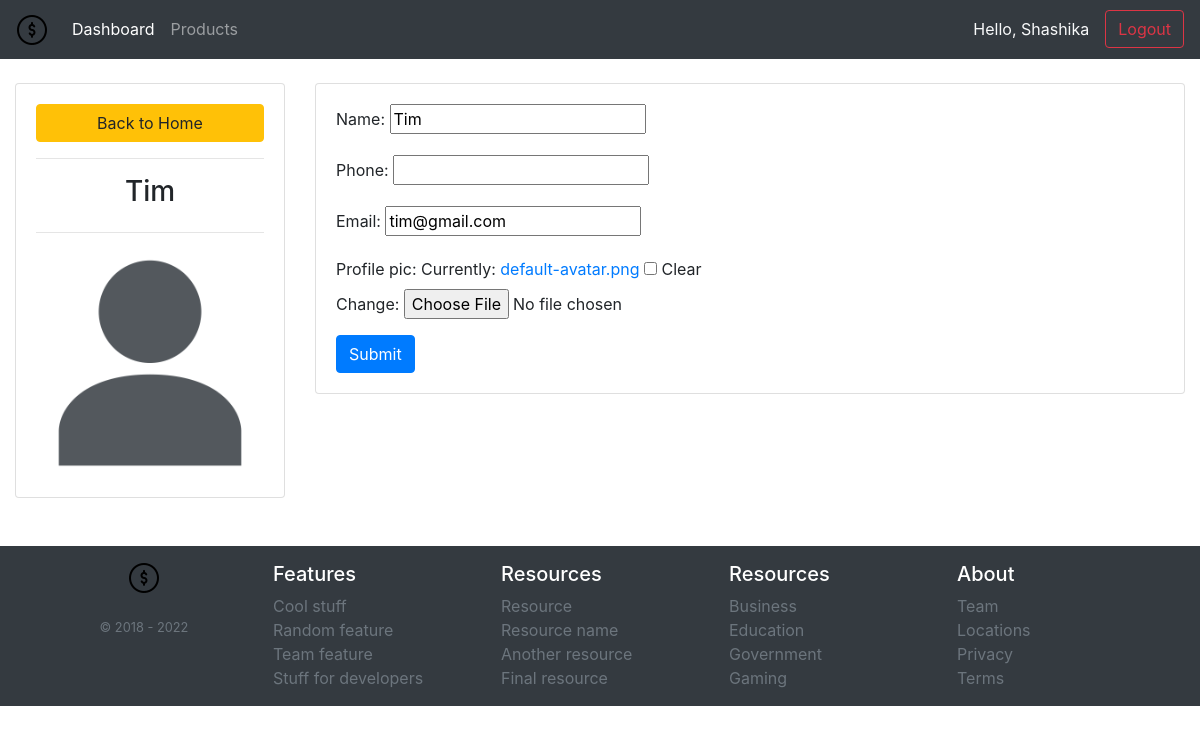
The app's page /update-customer/11/ (signed in), older data.
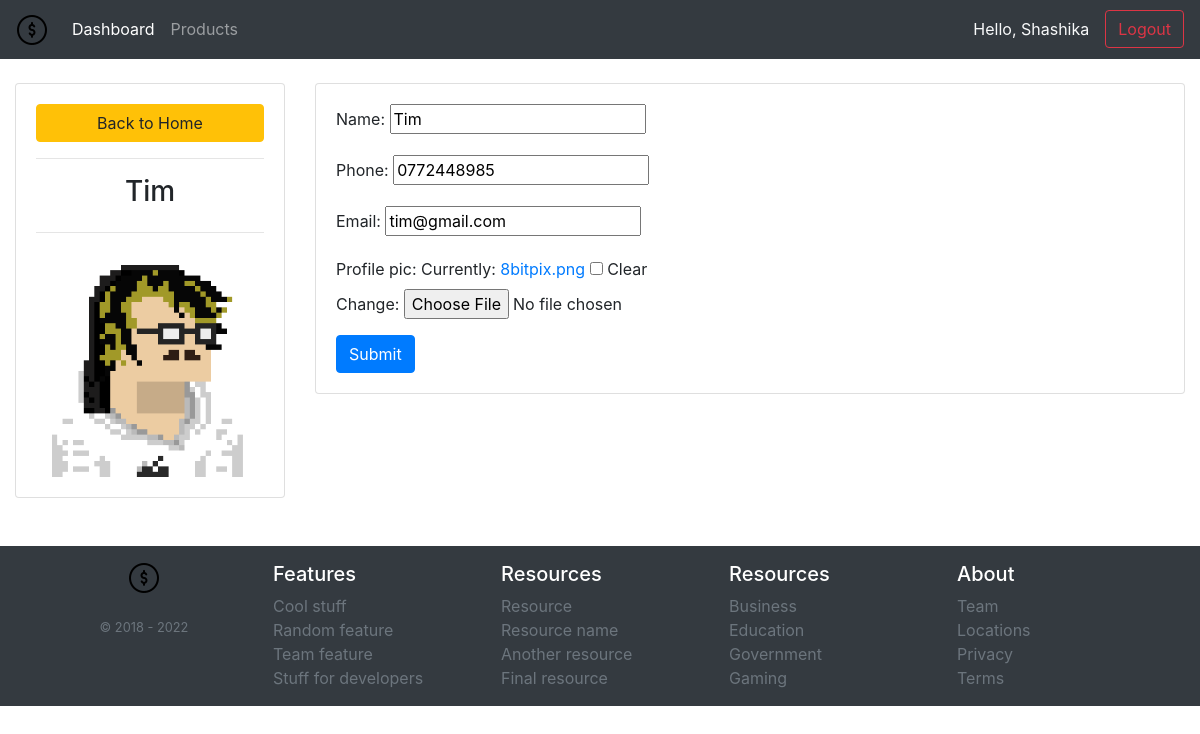
The same page, newer data.
### accounts/models.py (models this page shows, shortened)
class Customer(models.Model):
    user = models.OneToOneField(User,null=True,blank=True,on_delete=models.CASCADE)
    name = models.CharField(max_length=200,null=True)
    phone = models.CharField(max_length=200,null=True)
    email = models.CharField(max_length=200,null=True)
    profile_pic = models.ImageField(default="default-avatar.png",null=True,blank=True)
    date_created = models.DateTimeField(auto_now_add=True)

### accounts/decorators.py (the view)
    def wrapper_func(request,*args, **kwargs):
        group = None
        if request.user.groups.exists():
            group = request.user.groups.all()[0].name
        if group == 'customer':
            return redirect('user_page')
        if group == 'admin' or group == 'superadmin':
            return view_func(request,*args, **kwargs)

### accounts/forms.py
class CustomerFrom(ModelForm):
    class Meta:
        model = Customer
        fields = '__all__'
        exclude = ['user']

### accounts/views.py (called while the page is built)
@login_required(login_url='login')
@admin_only
def update_customer(request,pk):
    customer = Customer.objects.get(id=pk)
    form = CustomerFrom(instance=customer)
    if request.method == "POST":
        form = CustomerFrom(request.POST, request.FILES, instance=customer)
        if form.is_valid():
            form.save()
    context = {'form':form ,'customer':customer}
    return render(request , 'update_customer.html',context)

### accounts/templates/update_customer.html (shortened to what this page needs)
{% extends 'main.html'%}
{% load static %}
{% block content %}
<div class="row">
    <div class="col-md-3">
        <div class="card card-body">
            <a href="{% url 'home' %}" class="btn btn-warning">Back to Home</a>
            <hr>
            <h3 class="text-center">{{customer.name}}</h3>
            <hr>
            <img src="{{customer.profile_pic.url}}" alt="profile image">
        </div>
    </div>
    <div class="col-md-9">
        <div class="card card-body">
            <form method="POST" enctype="multipart/form-data" action="">
                {{form.as_p}}
                <input type="submit" name="Update Infomation" class="btn btn-primary">
            </form>
        </div>
    </div>
</div>
{% endblock %}

Row changes from the older to the newer data that the page shows:
changed Customer "Tim": profile_pic: picture added in place of a placeholder; phone (not shown) → "0772448985"
Text that changed along with them:
text no longer shown: "Name: Phone: Email: Profile pic: Currently: default-avatar.png Clear Change:"
text now shown: "Name: Phone: Email: Profile pic: Currently: 8bitpix.png Clear Change:"
